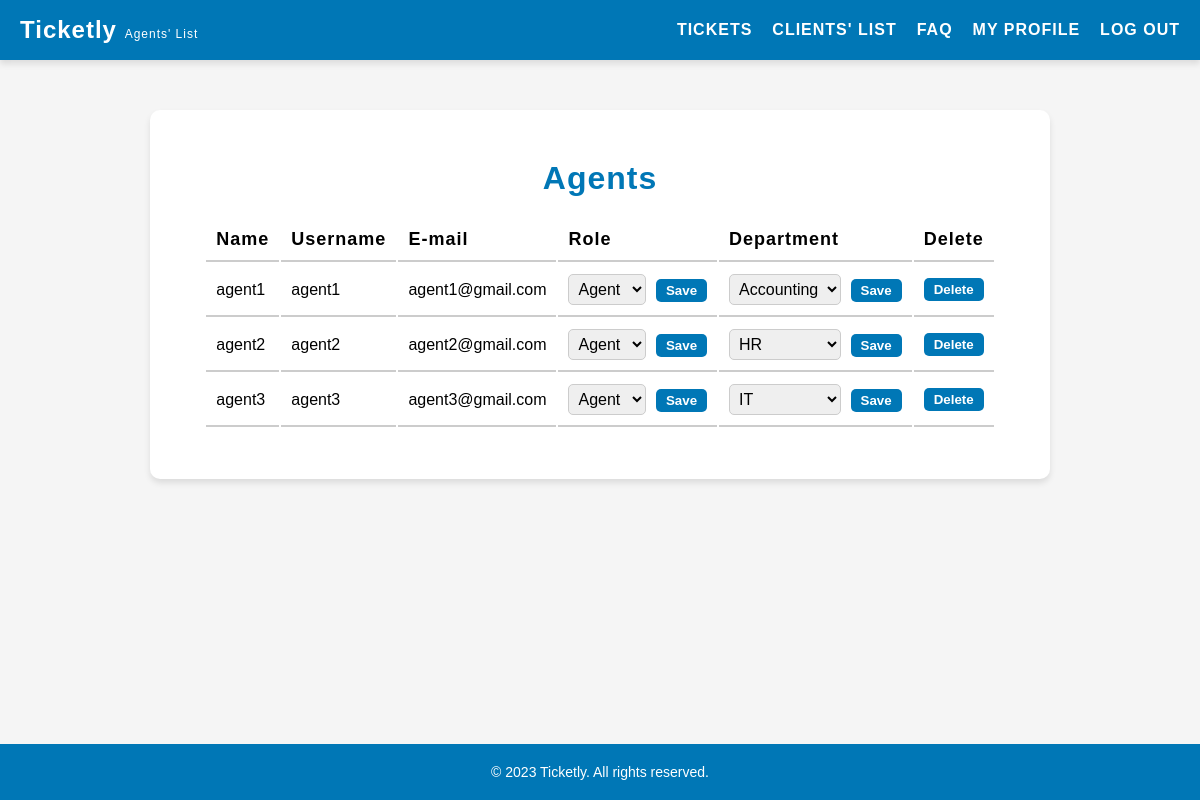
/pages/listAgents.php (signed in), run on the app's committed database.
### tables this page shows
CREATE TABLE users (
    id INTEGER PRIMARY KEY AUTOINCREMENT,
    username VARCHAR(255) NOT NULL UNIQUE,
    password VARCHAR(255) NOT NULL,
    email VARCHAR(255) NOT NULL UNIQUE,
    name VARCHAR(255) NOT NULL,
    role VARCHAR(10) NOT NULL DEFAULT 'client' CHECK (role IN ('client', 'agent', 'admin')),
    department_id INTEGER,
    FOREIGN KEY(department_id) REFERENCES departments(id)
);

### pages/listAgents.php (called while the page is built, shortened)
<?php
    $session = new Session();
    require_once(__DIR__ . '/../templates/listAgents.tpl.php');
    drawListAgents($session);
?>

### database/user.class.php (called while the page is built, shortened)
<?php
    class User {
        public function __construct(?int $id, string $username, string $password, string $email, string $name, string $role, int $departmentId = 1) {
            $this->id = $id;
            $this->username = $username;
            $this->email = $email;
            $this->name = $name;
            $this->role = $role;
            $this->departmentId = $departmentId;
        }
    }
    function getAgents(PDO $db): array {
        $stmt = $db->prepare('SELECT * FROM users WHERE role = ?');
        $stmt->execute(['agent']);
        $agents = [];
        while ($row = $stmt->fetch(PDO::FETCH_ASSOC)) {
            $agents[] = new User(
                (int) $row['id'],
                $row['username'],
                $row['password'],
                $row['email'],
                $row['name'],
                $row['role'],
                (int) $row['department_id']
            );
        }
        return $agents;
    }
?>

### database/departments.class.php (called while the page is built, shortened)
<?php
    class Departments {
        public function __construct(?int $id, string $name) {
            $this->id = $id;
            $this->name = $name;
        }
    }
    function getDepartments(PDO $db): array {
        $stmt = $db->prepare('SELECT * FROM departments');
        $stmt->execute();
        $departments = array();
        while ($row = $stmt->fetch(PDO::FETCH_ASSOC)) {
            $departments[] = new Departments(
                (int) $row['id'],
                $row['name']
            );
        }
        return $departments;
    }
?>

### templates/listAgents.tpl.php (the view, shortened to what this page needs)
<?php function drawListAgents(Session $session) {
    ?>
    <!DOCTYPE html>
    <html lang="en">
    <head>
        <link rel="stylesheet" href="../style/listClients.css">
    </head>
    <body>
        <?php include '../templates/header.tpl.php';?>
        <main>
            <h2>Agents</h2>
            <section id="agents">
                <table>
                    <tr>
                        <th>Name</th>
                        <th>Username</th>
                        <th>E-mail</th>
                        <th>Role</th>
                        <th>Department</th>
                        <th>Delete</th>
                    </tr>
                    <?php
                        require_once '../database/connection.db.php';
                        require_once '../database/user.class.php';
                        require_once '../database/departments.class.php';
                        $db = getDatabaseConnection();
                        $agents = getAgents($db);
                        foreach ($agents as $agent) { ?>
                        <tr>
                            <td><?php echo $agent->name ?></td>
                            <td><?php echo $agent->username ?></td>
                            <td><?php echo $agent->email ?></td>
                            <td>
                                <form class="role-form" data-agent-id="<?php echo $agent->id ?>">
                                    <select class="role-select" name="role">
                                        <option value="agent" <?php if ($agent->role == 'agent') echo 'selected' ?>>Agent</option>
                                    </select>
                                    <button type="submit">Save</button>
                                </form>
                            </td>
                            <td>
                            <?php
                                $departments = getDepartments($db);
                            ?>
                            <form class="department-form" data-agent-id="<?php echo $agent->id ?>">
                                <select class="department-select" name="departmentId">
                                <?php
                                    foreach ($departments as $department) {
                                        $selected = ($agent->departmentId == $department->id) ? 'selected' : '';
                                        echo '<option value="' . $department->id . '" ' . $selected . '>' . $department->name . '</option>';
                                    }
                                ?>
                                </select>
                                <button type="submit">Save</button>
                            </form>
                            </td>
                            <td>
                                <form id="delete-form" method="post" action="../actions/action_deleteAgent.php" onsubmit="return confirmDelete();">
                                    <button type="submit">Delete</button>
                                </form>
                            </td>
                        </tr>
                    <?php } ?>
                </table>
            </section>
        </main>
        <?php include '../templates/footer.tpl.php';?>
    </body>
    </html>
<?php }?>

### style/listClients.css (style rules this page uses)
main { background-color: #fff; padding: 50px; border-radius: 10px; box-shadow: 0 4px 6px rgba(0, 0, 0, 0.1); margin: 50px auto; max-width: 900px; display: flex; flex-direction: column; align-items: center; margin-bottom: 100px; }
main h2 { text-align: center; font-size: 32px; margin-bottom: 20px; font-weight: 600; letter-spacing: 1px; color: #0077b6; }
table tr th { font-size: 18px; font-weight: 600; letter-spacing: 1px; text-align: left; padding: 10px; border-bottom: 2px solid #ccc; }
table tr td { padding: 10px; border-bottom: 2px solid #ccc; }
select { font-size: 16px; padding: 5px; border-radius: 5px; border: 1px solid #ccc; transition: border-color 0.3s ease; }
select { margin-right: 5px; max-width: 200px; }
button { display: inline-block; margin-left: auto; padding: 4px 10px; background-color: #0077b6; color: #fff; border-radius: 5px; text-decoration: none; font-weight: bold; border: none; cursor: pointer; }

### style/header.css (style rules this page uses)
* { box-sizing: border-box; margin: 0; padding: 0; }
body { font-family: Arial, sans-serif; background-color: #f5f5f5; }

### data on the page
users: name "agent1", username "agent1", email "agent1@gmail.com", role "Agent"
users: name "agent2", username "agent2", email "agent2@gmail.com", role "Agent"
users: name "agent3", username "agent3", email "agent3@gmail.com", role "Agent"

### other printed values
form field departmentId "Accounting"
form field departmentId "HR"
form field departmentId "IT"
